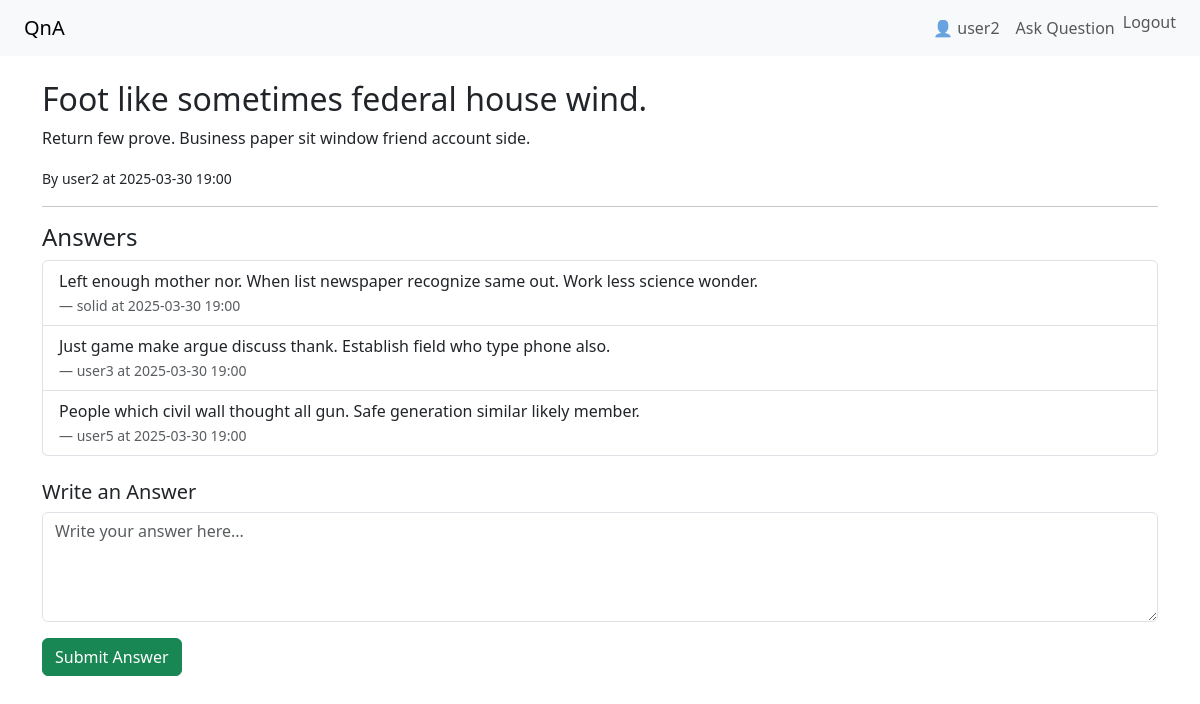
/question/20/ (signed in), run on the app's committed database.
### qa/models.py (models this page shows, shortened)
class Question(models.Model):
    title = models.CharField(max_length=200)
    content = models.TextField()
    author = models.ForeignKey(User, on_delete=models.CASCADE)
    created_at = models.DateTimeField(auto_now_add=True)

class Answer(models.Model):
    question = models.ForeignKey(
        Question,
        on_delete=models.CASCADE,
        related_name='answers'
    )
    content = models.TextField()
    author = models.ForeignKey(User, on_delete=models.CASCADE)
    created_at = models.DateTimeField(auto_now_add=True)

### qa/views.py (the view, shortened to what this page needs)
# urls.py: path('question/<int:pk>/', views.question_detail, name='question_detail'),
def question_detail(request, pk):
    question = get_object_or_404(Question, pk=pk)
    return render(request, 'qa/question_detail.html', {'question': question})

### qa/templates/qa/question_detail.html (shortened to what this page needs)
{% extends 'qa/base.html' %}
{% block content %}
    <h2>{{ question.title }}</h2>
    <p>{{ question.content }}</p>
    <p>
        <small>By {{ question.author.username }} at {{ question.created_at|date:"Y-m-d H:i" }}</small>
    </p>
    <hr>
    <h4>Answers</h4>
    <ul class="list-group mb-4">
        {% for answer in question.answers.all %}
            <li class="list-group-item">
                {{ answer.content }}<br>
                <small class="text-muted">— {{ answer.author.username }} at {{ answer.created_at|date:"Y-m-d H:i" }}</small>
            </li>
        {% empty %}
            <li class="list-group-item">No answers yet.</li>
        {% endfor %}
    </ul>
    {% if user.is_authenticated %}
        <h5>Write an Answer</h5>
        <form method="post">
            <div class="mb-3">
                <textarea
                    name="content"
                    class="form-control"
                    rows="4"
                    placeholder="Write your answer here..."
                ></textarea>
            </div>
            <button type="submit" class="btn btn-success">Submit Answer</button>
        </form>
    {% else %}
        <p><a href="{% url 'login' %}">Login</a> to write an answer.</p>
    {% endif %}
{% endblock %}

### qa/templates/qa/base.html (shortened to what this page needs)
<!DOCTYPE html>
<html lang="en">
<head>
    <link href="https://cdn.jsdelivr.net/npm/bootstrap@5.3.2/dist/css/bootstrap.min.css" rel="stylesheet">
</head>
<body>
    <nav class="navbar navbar-expand-lg navbar-light bg-light px-4">
        <a class="navbar-brand" href="/">QnA</a>
        <div class="collapse navbar-collapse">
            <ul class="navbar-nav ms-auto">
                {% if user.is_authenticated %}
                    <li class="nav-item">
                        <span class="nav-link">👤 {{ user.username }}</span>
                    </li>
                    <li class="nav-item">
                        <a class="nav-link" href="{% url 'ask_question' %}">Ask Question</a>
                    </li>
                    <li class="nav-item">
                        <form action="{% url 'logout' %}" method="post" class="d-inline">
                            <button type="submit" class="btn btn-link nav-link" style="display:inline; padding: 0;">
                                Logout
                            </button>
                        </form>
                    </li>
                {% else %}
                    <li class="nav-item">
                        <a class="nav-link" href="{% url 'login' %}">Login</a>
                    </li>
                {% endif %}
            </ul>
        </div>
    </nav>
    <div class="container mt-4">
        {% block content %}
        {% endblock %}
    </div>
</body>
</html>

### data on the page
Question: title "Foot like sometimes federal house wind.", content "Return few prove. Business paper sit window friend account side.", author.username "user2", created_at "2025-03-30 19:00"
Answer: content "Left enough mother nor. When list newspaper recognize same out. Work less science wonder.", author.username "solid", created_at "2025-03-30 19:00"
Answer: content "Just game make argue discuss thank. Establish field who type phone also.", author.username "user3", created_at "2025-03-30 19:00"
Answer: content "People which civil wall thought all gun. Safe generation similar likely member.", author.username "user5", created_at "2025-03-30 19:00"

### other printed values
{{ user.username }} "user2"
